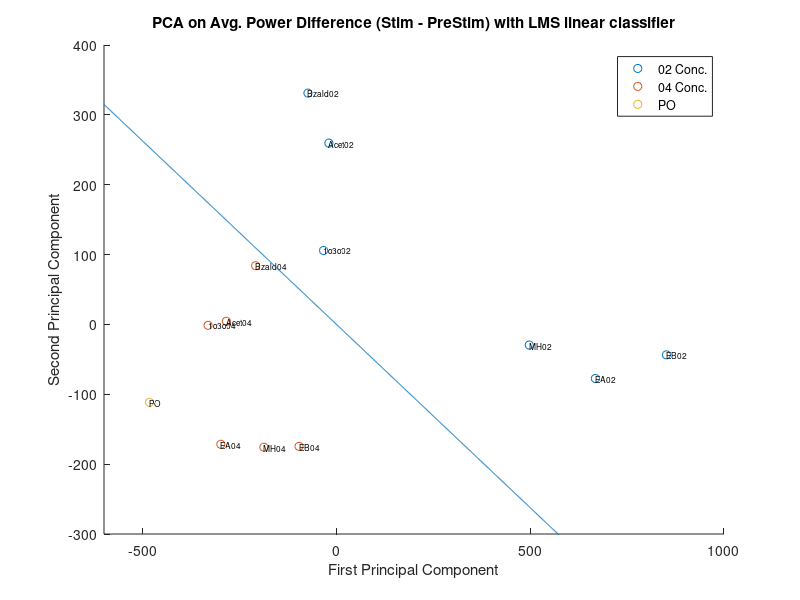
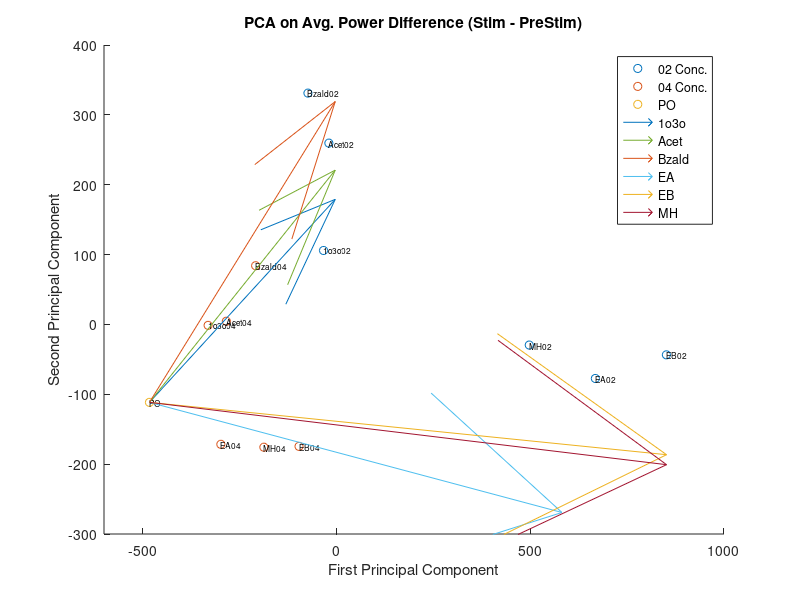

Write the MATLAB code that produced these figures, in order.
clc;
clear;
close all;

% load data
load ('GlobalOdorStimMat.mat');

% difference power
diff = zeros(922,12);
diff(:,1) = (o_1o3o02_stim - o_1o3o02_prestim);
diff(:,2) = (o_1o3o04_stim - o_1o3o04_prestim);
diff(:,3) = (o_Acet02_stim - o_Acet02_prestim);
diff(:,4) = (o_Acet04_stim - o_Acet04_prestim);
diff(:,5) = (o_Bzald02_stim - o_Bzald02_prestim);
diff(:,6) = (o_Bzald04_stim - o_Bzald04_prestim);
diff(:,7) = (o_EA02_stim - o_EA02_prestim);
diff(:,8) = (o_EA04_stim - o_EA04_prestim);
diff(:,9) = (o_EB02_stim - o_EB02_prestim);
diff(:,10) = (o_EB04_stim - o_EB04_prestim);
diff(:,11) = (o_MH02_stim - o_MH02_prestim);
diff(:,12) = (o_MH04_stim - o_MH04_prestim);
diff(:,13) = (o_PO_stim - o_PO_prestim);
diff = diff'; % transpose to get oders as observations and rois as features

% create labels
labels = {...
           '1o3o02';'1o3o04';...
           'Acet02';'Acet04';...
           'Bzald02';'Bzald04';...
           'EA02';'EA04';...
           'EB02';'EB04';...
           'MH02';'MH04';...
           'PO';
         };

% do pca
[coeff, score, latent] = pca(diff);
figure('Position',[0,0,1000,500]);
scatter(score(1:2:12,1),score(1:2:12,2));
hold on;
scatter(score(2:2:12,1),score(2:2:12,2));
scatter(score(13,1),score(13,2));
for i=1:13
   text(score(i,1),score(i,2),labels{i},'FontSize',6);
end

% fit linear model with least squares solution

% labels 1 = high conc., -1 = low conc.
lbl = [1;-1;1;-1;1;-1;1;-1;1;-1;1;-1;-1];
w = pinv(score(:,1:2))*lbl;
x1 = -600:1:1000;
x2 = -w(1)*x1/w(2);
plot(x1,x2);
xlim([-600,1000])
ylim([-300,400]);
xlabel('First Principal Component');
ylabel('Second Principal Component');
legend({'02 Conc.','04 Conc.','PO'})
title('PCA on Avg. Power Difference (Stim - PreStim) with LMS linear classifier')

% manifold directions
figure('Position',[0,0,1000,500]);
scatter(score(1:2:12,1),score(1:2:12,2));
hold on;
scatter(score(2:2:12,1),score(2:2:12,2));
scatter(score(13,1),score(13,2));
for i=1:13
   text(score(i,1),score(i,2),labels{i},'FontSize',6);
end

% plot manifold
plt_manifold = @(x,w) quiver(score(13,1),score(13,2),x-score(13,1),w*(x-score(13,1)));

% draw manifold each oders
w1 = (score(1,2)-score(13,2))/(score(1,1)-score(13,1)); % 1o3o
w2 = (score(2,2)-score(13,2))/(score(2,1)-score(13,1));
plt_manifold(50,mean([w1,w2]));
w1 = (score(3,2)-score(13,2))/(score(3,1)-score(13,1)); % Acet
w2 = (score(4,2)-score(13,2))/(score(4,1)-score(13,1));
plt_manifold(50,mean([w1,w2]));
w1 = (score(5,2)-score(13,2))/(score(5,1)-score(13,1)); % Bzald
w2 = (score(6,2)-score(13,2))/(score(6,1)-score(13,1));
plt_manifold(50,mean([w1,w2]));
w1 = (score(7,2)-score(13,2))/(score(7,1)-score(13,1)); % EA
w2 = (score(8,2)-score(13,2))/(score(8,1)-score(13,1));
plt_manifold(700,mean([w1,w2]));
w1 = (score(9,2)-score(13,2))/(score(9,1)-score(13,1)); % EB
w2 = (score(10,2)-score(13,2))/(score(10,1)-score(13,1));
plt_manifold(1000,mean([w1,w2]));
w1 = (score(11,2)-score(13,2))/(score(11,1)-score(13,1)); % MH
w2 = (score(12,2)-score(13,2))/(score(12,1)-score(13,1));
plt_manifold(1000,mean([w1,w2]));

% set plot settings
xlim([-600,1000])
ylim([-300,400]);
xlabel('First Principal Component');
ylabel('Second Principal Component');
legend({'02 Conc.','04 Conc.','PO','1o3o','Acet','Bzald','EA','EB','MH'})
title('PCA on Avg. Power Difference (Stim - PreStim)')
